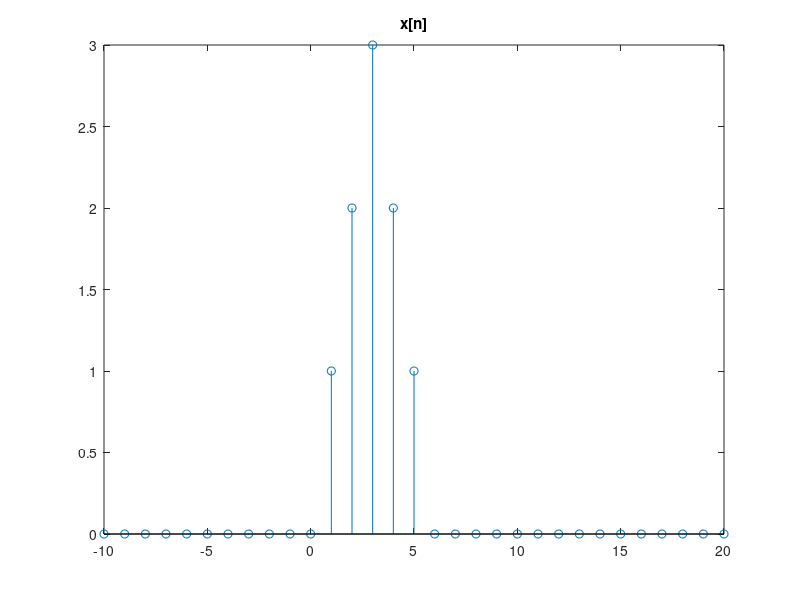
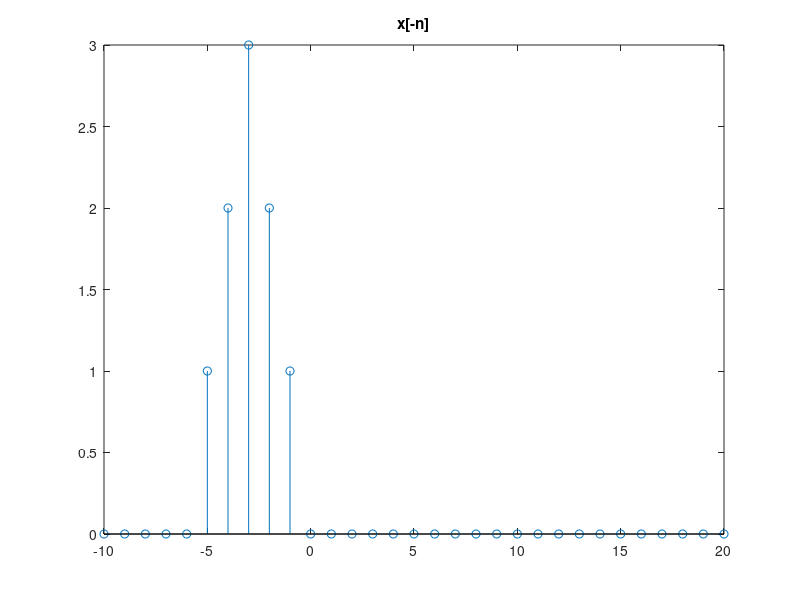
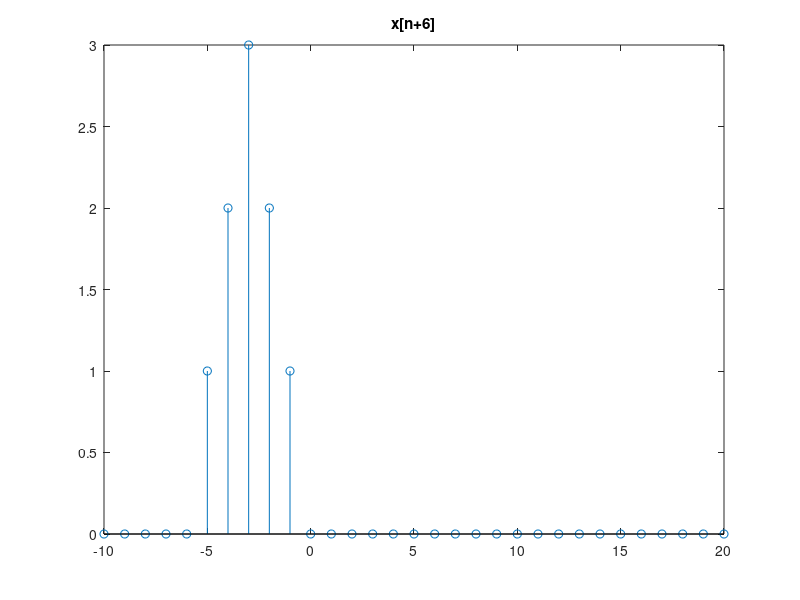
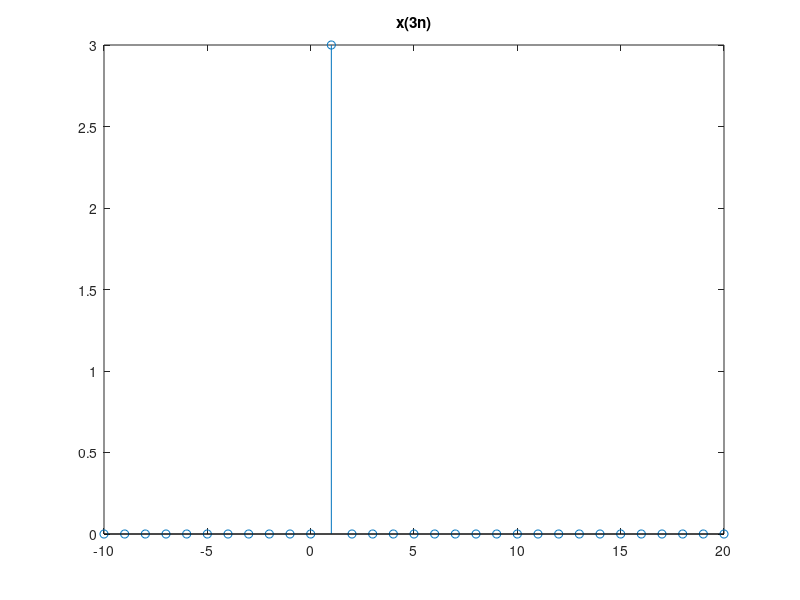

Write MATLAB code to recreate these figures, in order.
imp=@(n) (n==0); #função impulso
x=@(n) imp(n-1)+2*imp(n-2)+3*imp(n-3)+2*imp(n-4)+imp(n-5);
n=-10:20;
figure(6)
stem(n,x(n))
title('x[n]');

#tempo discreto eu gero soma de impulsos
# tem apltitude de 1 e tra atrasado de 1 1*impr(n-1)
# 2*imp(n-2)

#AQUI REALIZAMOS A LETRA A) --> X[-N]
figure(7)
stem(n,x(-n))
title('x[-n]');

#LETRA B) --> X[N+6]

figure(8)
stem(n,x(n+6))
title('x[n+6]');

#LETRA C) --> X[N-6]

figure(9)
stem(n,x(n-6))
title('x[n-6]');

#LETRA d) --> X[3N]

figure(9)
stem(n,x(3*n))
title('x(3n)');

#letra e) x[n/3]

figure(10)
stem(n,x(n/3))
title('x[n/3]');

#letra f) --> x[3-n]

figure(11)
stem(n,x(3-n))
title('x[3-n]')
